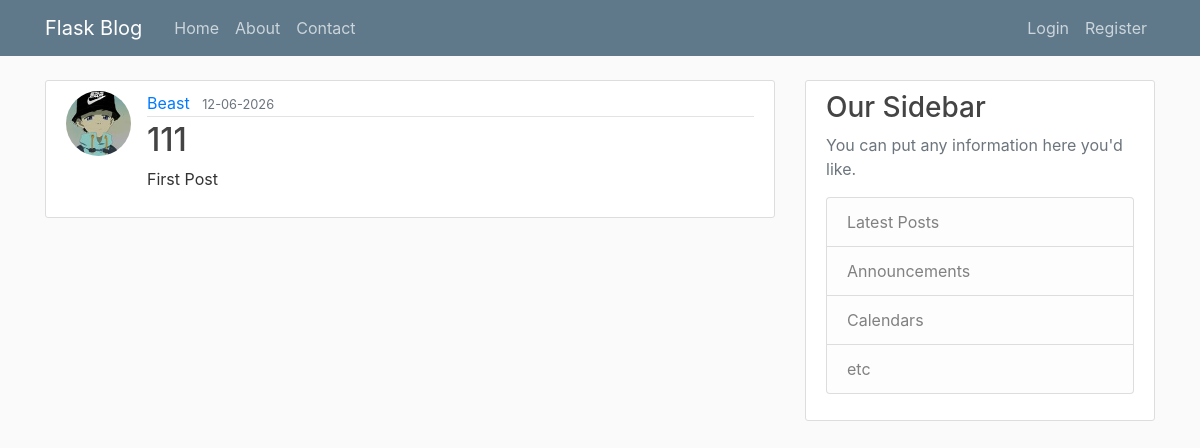
Before: /post/1 with the older database file.
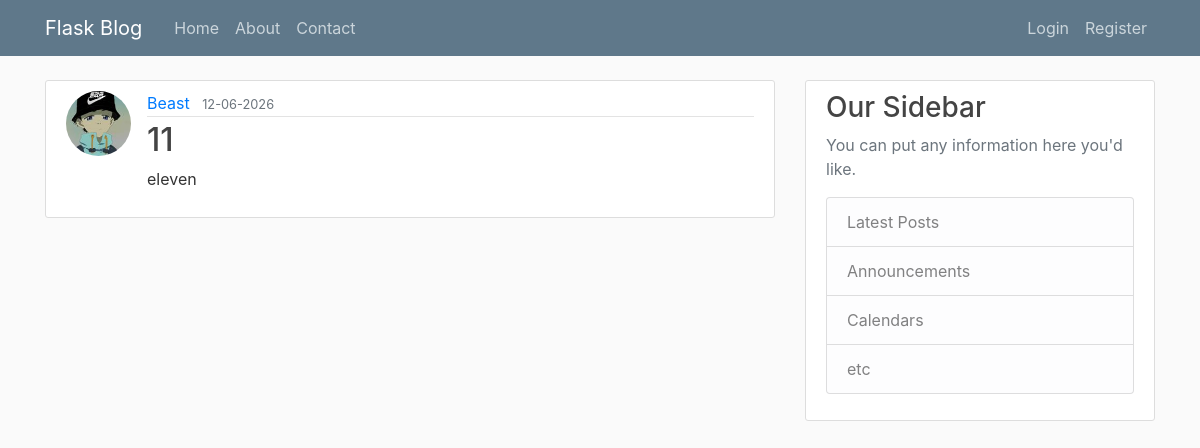
After: the same page with the newer database file.
### flask_blog/models.py (models this page shows)
class Post(db.Model):
    id = db.Column(db.Integer, primary_key=True)
    title = db.Column(db.String(100), nullable = False)
    dateposted = db.Column(db.DateTime, nullable = False, default=lambda: datetime.now(timezone.utc))
    content = db.Column(db.Text, nullable = False)
    user_id = db.Column(db.Integer, db.ForeignKey('user.id'), nullable = False)

### flask_blog/posts/routes.py (the view)
@posts.route('/post/<int:post_id>')
def post_page(post_id):
    post = Post.query.get_or_404(post_id)
    return render_template('post.html', title=post.title, post=post)

### flask_blog/templates/post.html (shortened to what this page needs)
{% extends "layouts.html" %}
{% block content %}
    <article class="media content-section">
        <img class="rounded-circle article-img" src="{{ url_for('static', filename='profile_pics/' + post.author.image_file) }}">
        <div class="media-body">
            <div class="article-metadata">
            <a class="mr-2" href="#">{{ post.author.username }}</a>
            <small class="text-muted">{{ post.dateposted.strftime("%d-%m-%Y") }}</small>
            </div>
            <h2><a class="article-title" href="#">{{ post.title }}</a></h2>
            <p class="article-content">{{ post.content }}</p>
        </div>
    </article>
{% endblock content %}

Changed rows visible on the page:
changed Post: title "111" → "11"; content "First Post" → "eleven"
